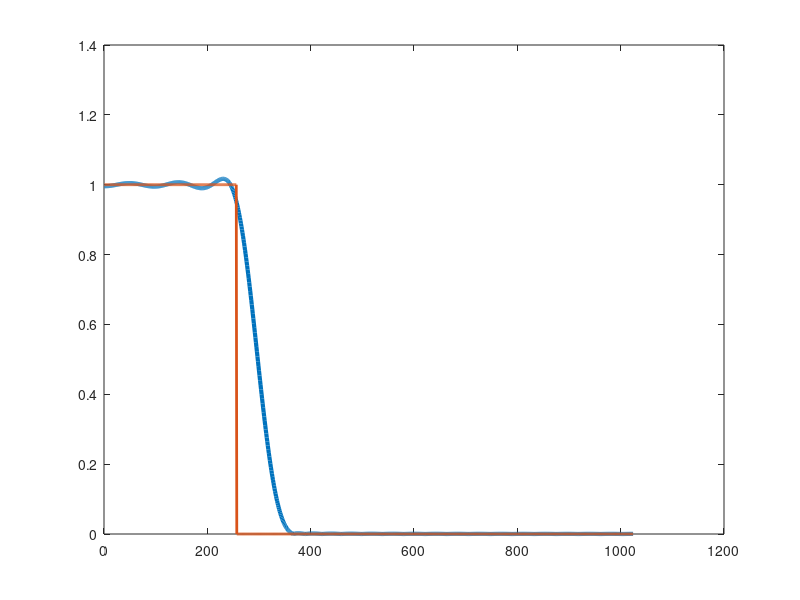

Write MATLAB code to recreate this figure.
clear all; clc; close all

N=24;   %fixed
L=1024; %fixed
dw = pi/(L-1);
wp = 0.25;  %fixed
ws = 0.35;

pe = ceil(wp*L);
se = ceil(ws*L);

d = [ones(pe, 1); zeros(L-pe, 1)];
Q = [ones(L, 1) cos((0:L-1)'*(1:(N-1))*dw)];

pm = 0.1;
sm = 1.0;
w = [pm*ones(pe, 1); zeros(se - pe, 1); sm*ones(L - se, 1)];
W = diag(w);

a = (Q'*W^2*Q)\(Q'*W^2*d);

coef = [flipud(a(2:end))/2; a(1); a(2:end)/2];

H = fft(coef, 2*L);
plot(1:length(H(1:L)), abs(H(1:L)), 'LineWidth', 3);
hold on;
plot(1:length(H(1:L)), d, 'LineWidth', 2);
hold off;
saveas(figure(1), strcat('img_report_lp',"_", num2str(ws),"_",num2str(pm), "_", num2str(sm),'.svg'))